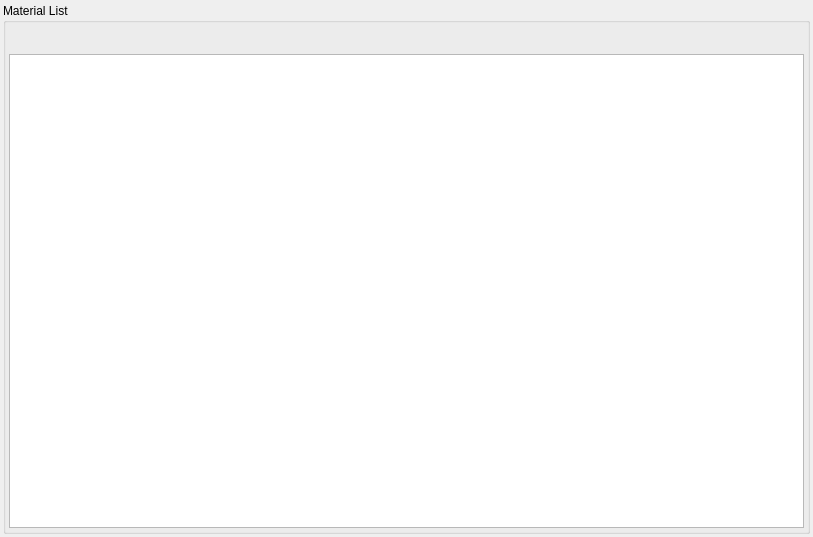
<?xml version="1.0" encoding="UTF-8"?>
<ui version="4.0">
 <class>STD_SelectMaterialWidget</class>
 <widget class="QWidget" name="STD_SelectMaterialWidget">
  <property name="geometry">
   <rect>
    <x>0</x>
    <y>0</y>
    <width>813</width>
    <height>537</height>
   </rect>
  </property>
  <property name="windowTitle">
   <string>Form</string>
  </property>
  <layout class="QGridLayout" name="gridLayout">
   <property name="leftMargin">
    <number>3</number>
   </property>
   <property name="topMargin">
    <number>3</number>
   </property>
   <property name="rightMargin">
    <number>3</number>
   </property>
   <property name="bottomMargin">
    <number>3</number>
   </property>
   <property name="spacing">
    <number>3</number>
   </property>
   <item row="0" column="0">
    <widget class="QGroupBox" name="gbMaterial">
     <property name="title">
      <string>Material List</string>
     </property>
     <layout class="QGridLayout" name="gridLayout_4">
      <property name="leftMargin">
       <number>3</number>
      </property>
      <property name="topMargin">
       <number>3</number>
      </property>
      <property name="rightMargin">
       <number>3</number>
      </property>
      <property name="bottomMargin">
       <number>3</number>
      </property>
      <property name="spacing">
       <number>3</number>
      </property>
      <item row="0" column="0">
       <widget class="RB_ToolButtonBar" name="tbbMaterial" native="true">
        <property name="minimumSize">
         <size>
          <width>0</width>
          <height>25</height>
         </size>
        </property>
        <property name="maximumSize">
         <size>
          <width>16777215</width>
          <height>25</height>
         </size>
        </property>
       </widget>
      </item>
      <item row="1" column="0">
       <widget class="RB_TableView" name="tvMaterial"/>
      </item>
     </layout>
    </widget>
   </item>
  </layout>
 </widget>
 <customwidgets>
  <customwidget>
   <class>RB_ToolButtonBar</class>
   <extends>QWidget</extends>
   <header>rb_toolbuttonbar.h</header>
   <container>1</container>
  </customwidget>
  <customwidget>
   <class>RB_TableView</class>
   <extends>QTableView</extends>
   <header>rb_tableview.h</header>
  </customwidget>
 </customwidgets>
 <resources/>
 <connections/>
</ui>
